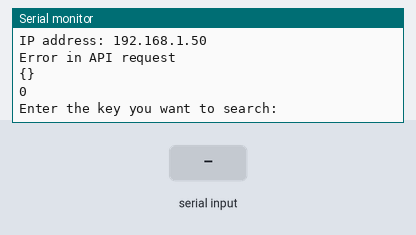
The sketch below on a simulated ESP32. On the bench: the last lines printed to the serial monitor. The test bench sets the inputs (shaded band). WiFi joins after 1.5 s; servers stay silent unless stated; random numbers use the default seed unless the sketch sets one.

Above: at 2.7 s.
2.8 s: "1" received over Serial
At 4.3 s:
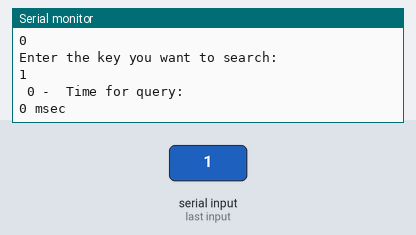
5.3 s: "2" received over Serial
At 7.4 s:
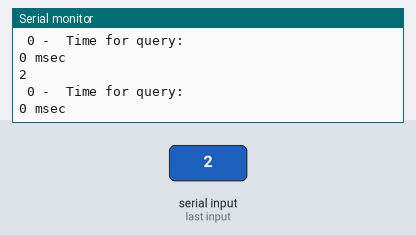

The sketch:

ESP32_API_JSON.ino
```cpp
#include <WiFi.h>
#include <HTTPClient.h>
#include <ArduinoJson.h>

#if CONFIG_FREERTOS_UNICORE
#define ARDUINO_RUNNING_CORE 0
#else
#define ARDUINO_RUNNING_CORE 1
#endif


const char* ssid = "C1406airtel";
const char* password = "indo1234";

// define task
void TaskAPI( void *pvParameters );


void setup() {

  Serial.begin(115200);

  //////////
  WiFi.begin(ssid, password);
  Serial.print("Connecting to WiFi");
  WiFi.mode(WIFI_STA);
  while( WiFi.status()!= WL_CONNECTED){
    Serial.print(".");
    delay(500);
  }
  Serial.println("\nConnected to WiFi Network");
  Serial.print("IP address: ");
  Serial.println(WiFi.localIP());
  //////////

  // Now set up task.
  xTaskCreatePinnedToCore(
    TaskAPI
    ,  "TaskAPI"   // A name just for humans
    ,  8000 // This stack size can be checked & adjusted by reading the Stack Highwater
    ,  NULL
    ,  1  // Priority, with 3 (configMAX_PRIORITIES - 1) being the highest, and 0 being the lowest.
    ,  NULL
    ,  ARDUINO_RUNNING_CORE);

  // Now the task scheduler, which takes over control of scheduling individual tasks, is automatically started.
}

void loop()
{
  // Empty. Things are done in Tasks.
}

/*---------------------- Tasks ---------------------*/

void TaskAPI(void *pvParameters)  // This is a task.
{
  (void) pvParameters;

  for (;;) // A Task shall never return or exit.
  {
    if((WiFi.status() == WL_CONNECTED))
      {
      long rnd = random(1, 10);
      HTTPClient client;

      client.begin("https://fastag-internal.parkzap.com/account/mockable_test/" + String(rnd));
      int httpCode = client.GET();
      String payload;
              if(httpCode > 0)
              {
                payload = client.getString();
                Serial.println(payload);

                client.end();
              }
              else
              {
                Serial.println("Error in API request");
              }
      char json[1000];
      payload.toCharArray(json, 1000);
      // Serial.println(json); // data in payload is converted to char array
      DynamicJsonDocument doc(8192);
      serializeJson(doc, json);
      JsonObject obj = doc.to<JsonObject>();
      Serial.println(obj);
      Serial.println(obj.size());


      String key;
      Serial.println("Enter the key you want to search: ");
      while (Serial.available()==0)
      {
        while (Serial.available()==0){}
        key = Serial.readString();

        long startTime = millis();  //Start time

        Serial.println(key);
        Serial.print(" ");
        Serial.print(obj.containsKey(key));
        Serial.print(" - ");
        const char* value = obj[key];
        Serial.print(value);

        long elapsedTime =   millis() - startTime; //Stop time
        Serial.println(" Time for query: "); //print time
        Serial.print( (long )(elapsedTime)); //print time
        Serial.println(" msec "); //print time

      }

    WiFi.disconnect();
    }
  }
}
```

Measured:
- after the input at 2.8 s, the serial monitor: prints a new line after 1.0 s (image 1)
- after the input at 5.3 s, the serial monitor: prints a new line after 1.0 s (image 2)
